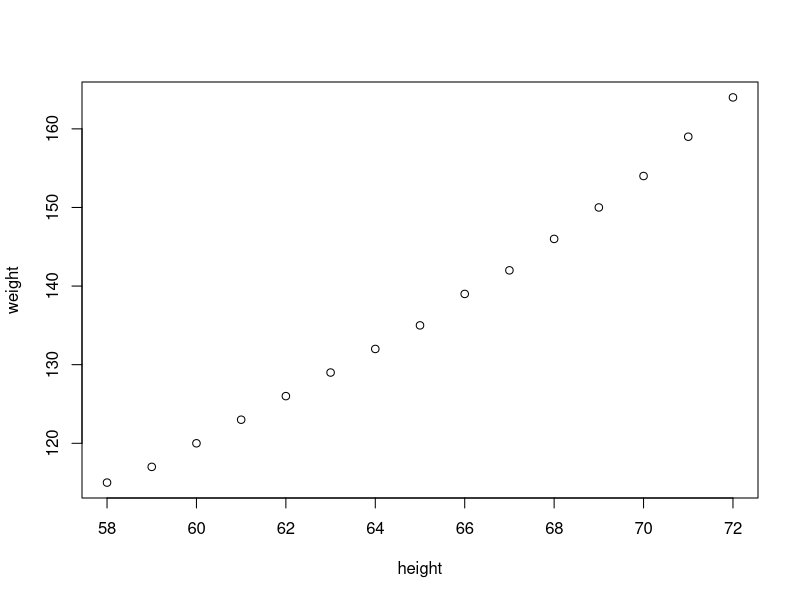
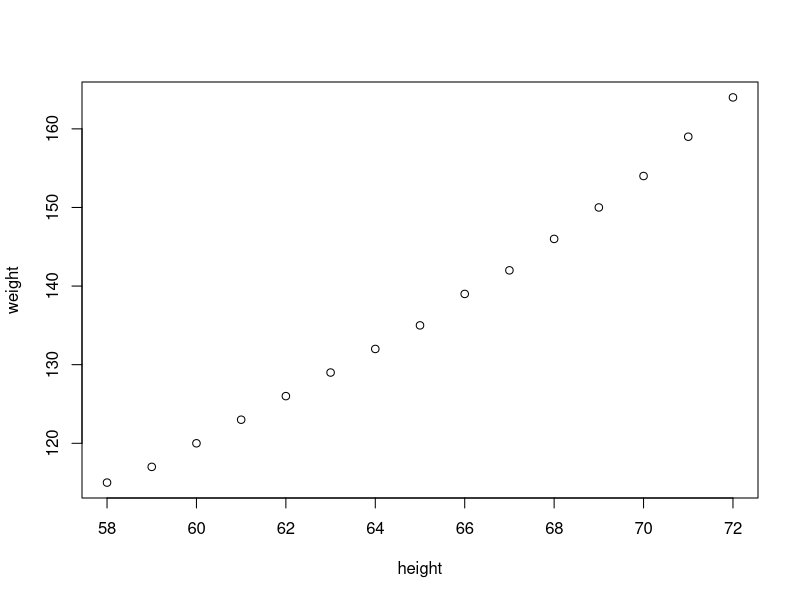
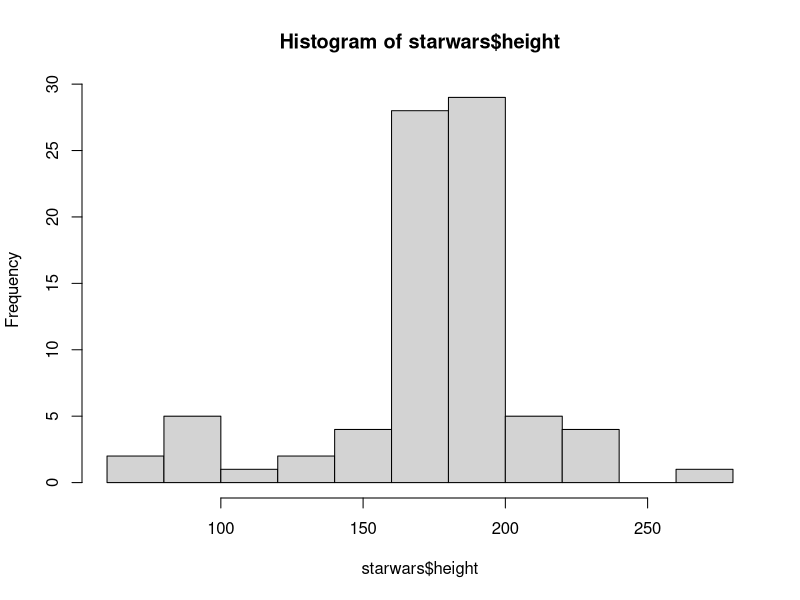
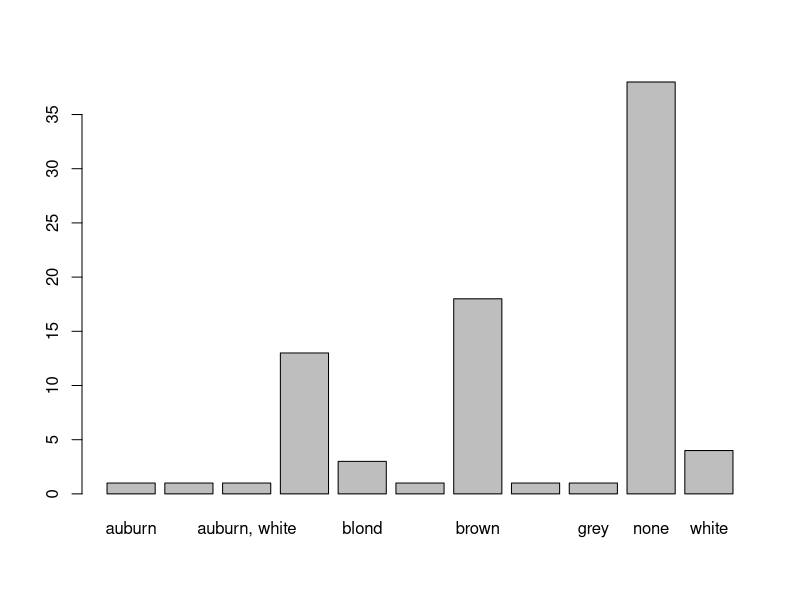

Write R code to recreate these figures, in order.
## ---- chunk 1
knitr::opts_chunk$set(echo = TRUE)
library(tidyverse)
data("women")
plot(women)
data("starwars")
view(starwars)

## ---- chunk 2
plot(women)
data("starwars")
view(starwars)
str(starwars) # explain each variable characteristics

## ---- chunk 3
#write select without creating an object
?dplyr::select
select(starwars,gender, mass, height, species)

Data1<-select(starwars,gender, mass, height, species)
Data1.1<- filter(Data1, species == "Human")

## ---- chunk 4
FinalData<-starwars %>% 
  select(gender, mass, height, species) %>% 
  filter(species=="Human") 

## ---- chunk 5
FinalData1<-starwars %>% 
  select(gender, mass, height, species) %>% 
  filter(species=="Human") %>% 
  na.omit()

FinalData1
## ---- chunk 6
FinalData2<-starwars %>% 
  select(gender, mass, height, species) %>%
  filter(species=="Human") %>% 
  na.omit() %>% 
  mutate(heightM = height/100 ) %>% 
  mutate(BMI=mass/height) 
FinalData2
  # MUTATE- we could create a new variable or change the variable. I suggest creating a new variable.

## ---- chunk 7
FinalData3<-starwars %>% 
  select(gender, mass, height, species) %>%
  filter(species=="Human") %>% 
  na.omit() %>% 
  mutate(heightM = height/100 ) %>% 
  mutate(BMI=mass/height) %>% 
  group_by(gender) %>% 
  summarize(mean_height=mean(height))
FinalData3
## ---- chunk 8
FinalData4<-starwars %>% 
  select(gender, mass, height, species) %>%
  filter(species=="Human") %>% 
  na.omit() %>% 
  mutate(heightM = height/100 ) %>% 
  mutate(BMI=mass/height) %>% 
  group_by(gender) %>% 
  summarize(mean_BMI=mean(BMI)) 
FinalData4
## ---- chunk 9
class(starwars)
class(starwars$height)
str(starwars)
# Changing the type of the variable in r

hist(starwars$height)

starwars$hair_color<-as.factor(starwars$hair_color)

plot(starwars$hair_color)

## ---- chunk 10
sw<-starwars %>% 
  select(name, mass, height, sex, everything()) %>% 
  rename(name1=name) %>% 
  rename(weight=mass)
#rename: we start with the new name and then add the old one.

## ---- chunk 11
sw$sex<-as.factor(sw$sex)

#Removing object
rm ()

#
swRec<-sw %>% 
  select(name1, weight, height, sex, gender) %>% 
  rename(name=name1) %>% 
  mutate(heightM= height/100) %>% 
  filter(gender %in% c("masculine", "feminine")) %>% 
  mutate(gender=recode(gender, masculine = "M", feminine = "F")) %>% 
  mutate(size=height>1 &weight>75) %>%  # we got true and false
  mutate(size= if_else(size==TRUE, "Big", "Small"))
# %in% explain that it mean include everything. IN filter, it could be used filter(gender=="masculine"| gender== "feminine"). In this case we use concatenate meaning everything inside should be filtered

## ---- chunk 12
data("msleep")
a<-msleep %>% 
  select(name, sleep_total) %>% 
  filter(sleep_total>18)
  
b<-msleep %>% 
  select(name, sleep_total) %>% 
  filter(!sleep_total>18) # ! all variables NOT bigger than 18

c<-msleep %>% 
  select(name, order, bodywt, sleep_total) %>% 
  filter(order=="Primates", bodywt>20)

d<-msleep %>% 
  select(name, order, bodywt, sleep_total) %>% 
  filter(order=="Primates"| bodywt>20) # | means or (both criteria needs to be satisfied)

e<- msleep %>% 
  select(name, order, bodywt, sleep_total) %>% 
  filter(between(sleep_total, 10, 18))

f<- msleep %>% 
  select(name, order, bodywt, sleep_total) %>% 
  filter(near(sleep_total, 10, tol = 0.5))

g<- msleep %>% 
  select(name, order, bodywt, sleep_total, conservation) %>% 
  filter(is.na(conservation)) 

h<- msleep %>% 
  select(name, order, bodywt, sleep_total, conservation) %>% 
  filter(order=="Rodentia" & !is.na(conservation)) #needs to satisfy both conditions

